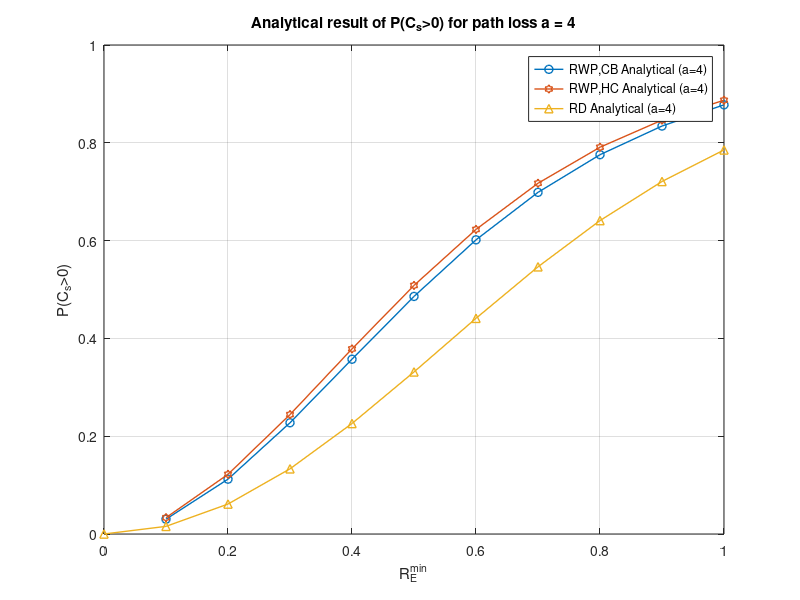

This chart was generated by the following MATLAB code:
clear all;
close all;
clc;

R = [0:0.1:1];
k = R.^4;
ik = (1./sqrt(k));

% Equation - 20
%P_CB_a_4 = 2.*sqrt(k).*atan(ik) - k.*(log(k+1)-log(k));
P_CB_a_4 = 2.*sqrt(k).*atan(ik) - k.*(log(k+1)-log(k));

%Equation - 21
P_HC_a_4 = 3.*(atan(ik).*(54.*sqrt(k) - 16.*(sqrt(k).^3)) - 35.*k.*(log(k+1)-log(k)) + 16.*k)./73;
%P_HC_a_4 = 3.*(atan(ik).*(54.*sqrt(k) - 16.*(ik.^3)) - 35.*k.*(log(k+1)-log(k)) + 16.*k)./73;

% Equation - 40
P_RD_a_4 = sqrt(k).*atan(ik);

plot(R,P_CB_a_4,'-o','Linewidth',1.0);
hold on
plot(R,P_HC_a_4,'-h','Linewidth',1.0);
plot(R,P_RD_a_4,'-^','Linewidth',1.0);

xlabel('R_E^m^i^n');
ylabel('P(C_s>0)');
grid on;
title('Analytical result of P(C_s>0) for path loss a = 4');
legend('RWP,CB Analytical (a=4)', 'RWP,HC Analytical (a=4)', 'RD Analytical (a=4)');